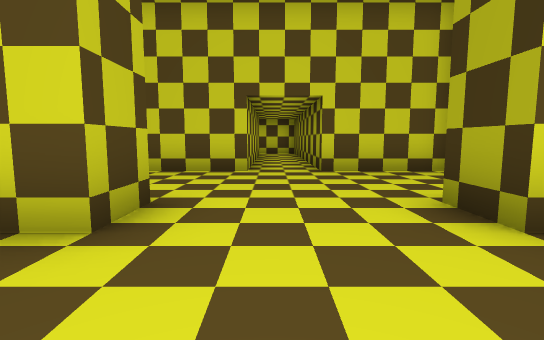
[1] (above)

14 first-person views from a walk through a 3-D level made in the Godot game engine. The camera is 1.3 m above the floor, tilts 6° down and sees 85° across. The floor is counted in squares, 2 m on a side. Each view is taken from the middle of a square. On the plan, view 1 faces up. The plan holds only what a view shows up to about 9 squares ahead; the rest is blank. The place goes on beyond the plan.

[2]
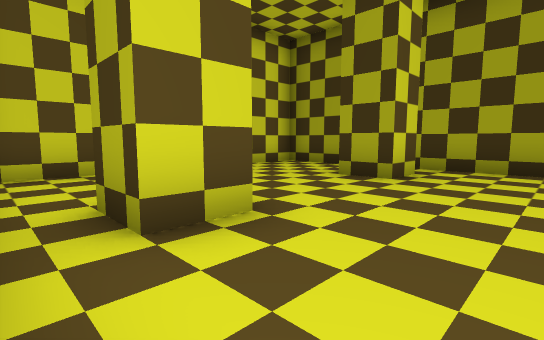

[3]
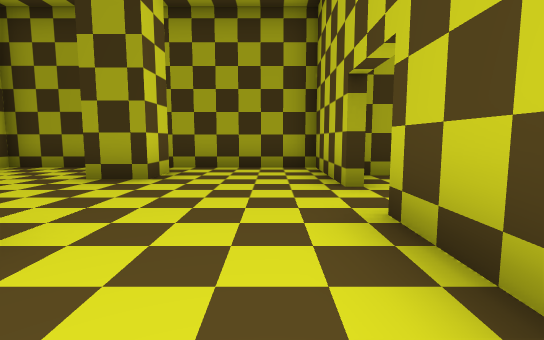

[4]
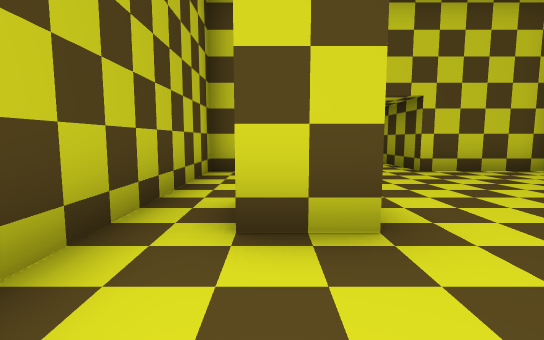

[5]
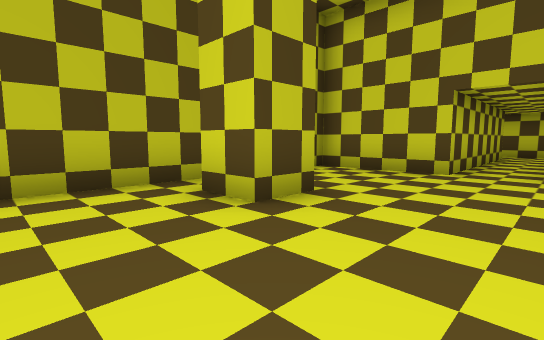

[6]
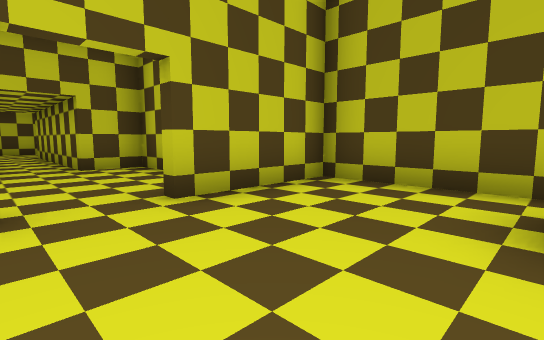

[7]
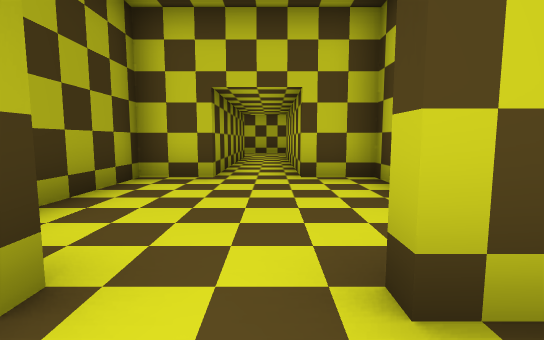

[8]
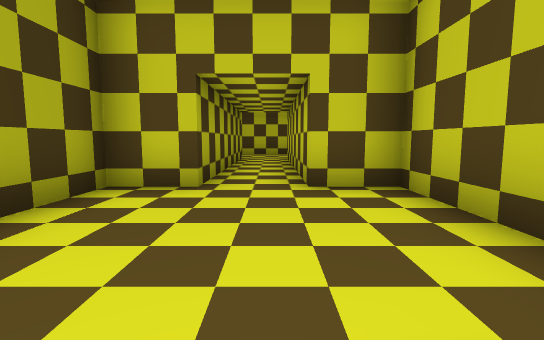

[9]
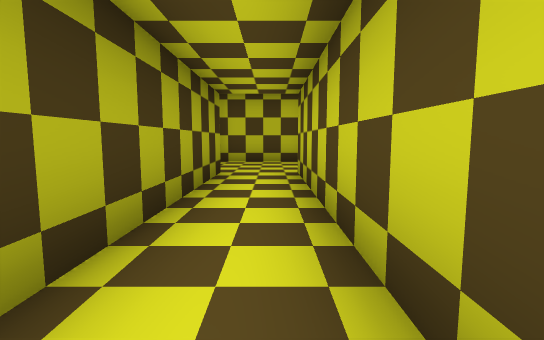

[10]
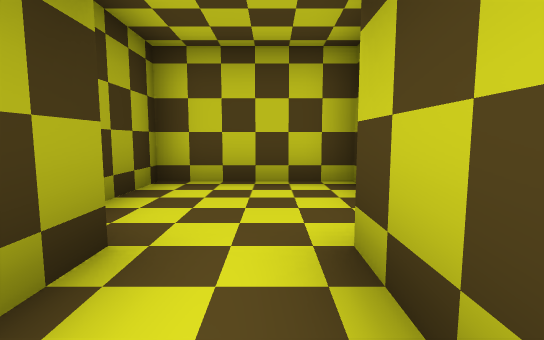

[11]
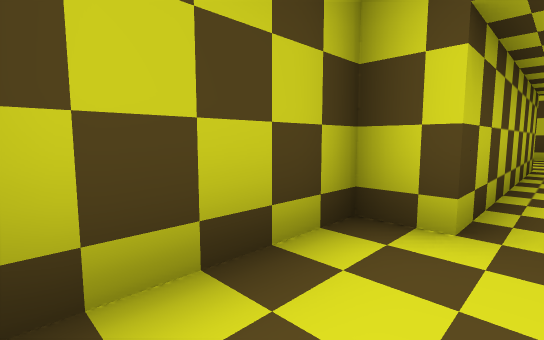

[12]
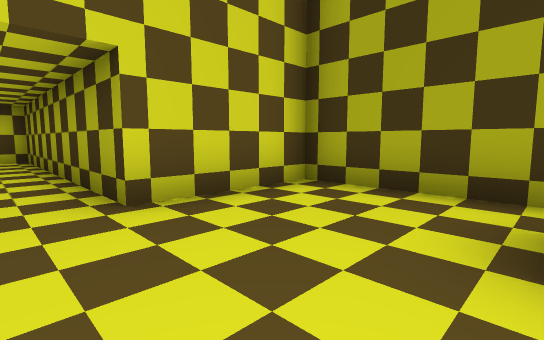

[13]
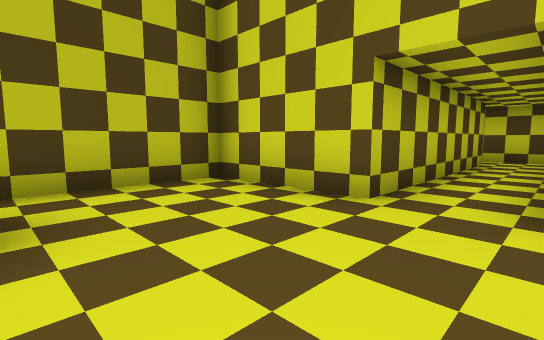

[14]
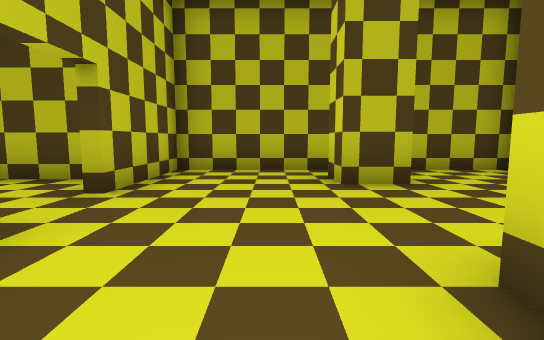

### Floor plan
Points are (right, up) in squares from view 1. A wall is a line through its corners. A room is listed if a view was taken in it or the views show most of it. See-through windows are left out.
Room 1 (views 1, 2, 3, 4, 5, 6, 7, 8, 12, 13, 14)
walls: (-1.2, 3) (-1.2, 2) (-2.2, 2) (-2.2, 3); (2.8, 2) (1.8, 2) (1.8, 3); (1, -1) (3.8, -1) (3.8, 6) (1, 6); (-0.5, 6) (-3.2, 6) (-3.2, -1) (-0.5, -1)
ways out: opening at (0, -1) to room 2; opening at (0, 6)
Room 2 (views 9, 10)
walls: (-1.8, -2) (-1.8, -5) (-0.5, -5) (-0.5, -10.7); (1, -10.8) (1, -5) (2.2, -5) (2.2, -1.6)
ways out: opening at (0, -1) to room 1; opening at (0, -10) to room 3
Room 3 (view 11)
walls: (-0.5, -10.7) (-1.2, -10.7) (-1.2, -13.5) (1.8, -13.5) (1.8, -12)
ways out: opening at (0, -10) to room 2

Positions as (right, up) in squares from view 1, and headings:
1: (0, 0), facing up
2: (-3, 0), facing up-right
3: (-3, 0), facing right
4: (-2, 0), facing up
5: (1, 0), facing up-left
6: (1, 2), facing down-left
7: (0, 0), facing down
8: (0, -1), facing down
9: (0, -5), facing down
10: (0, -9), facing down
11: (0, -13), facing up-left
12: (0, 3), facing up-right
13: (1, 3), facing up-left
14: (3, 1), facing left
